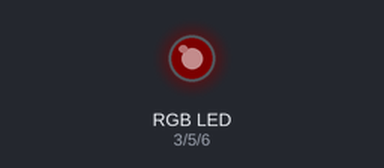
A sketch run on a simulated Arduino Uno, built with avr-gcc and run on an emulated ATmega328P. Parts: an RGB LED mixed from three pins (HIGH = lit). Dim RGB values are drawn brighter than linear.

Above: at 0.05 s.
At 1.45 s:
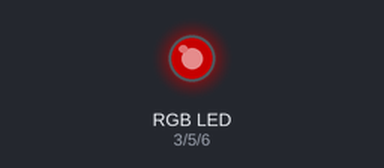
At 2.9 s:
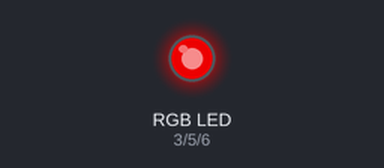
At 5.75 s:
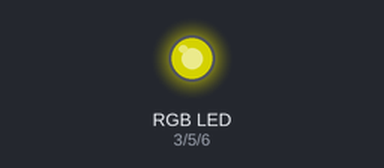
At 8.6 s:
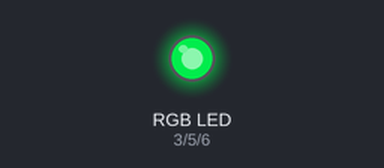
At 11.45 s:
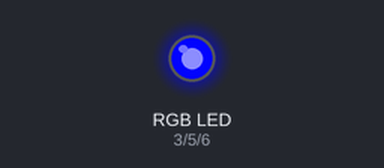
Timing chart, 0 to 14.9 s (numbered marks = the images above):
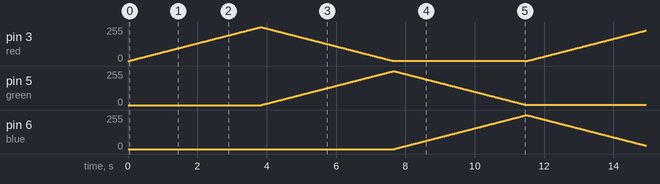

The sketch:

rgbPhase.ino
```cpp
int red = 3;
int green = 5;
int blue = 6;
int rate = 15;
int max = 255;
int r;
int g;
int b;

void setup()
{
  pinMode(red, OUTPUT);
  pinMode(green, OUTPUT);
  pinMode(blue, OUTPUT);
}

void loop()
{
  while (r < max)
  {
    analogWrite(red, r);
    r++;
    delay(rate);
  }

  while (g < max)
  {
    analogWrite(red, r);
    analogWrite(green, g);
    r--;
    g++;
    delay(rate);
  }

  while (b < max)
  {
    analogWrite(green, g);
    analogWrite(blue, b);
    g--;
    b++;
    delay(rate);
  }

  while (r < max)
  {
    analogWrite(blue, b);
    analogWrite(red, r);
    b--;
    r++;
    delay(rate);
  }
}
```
